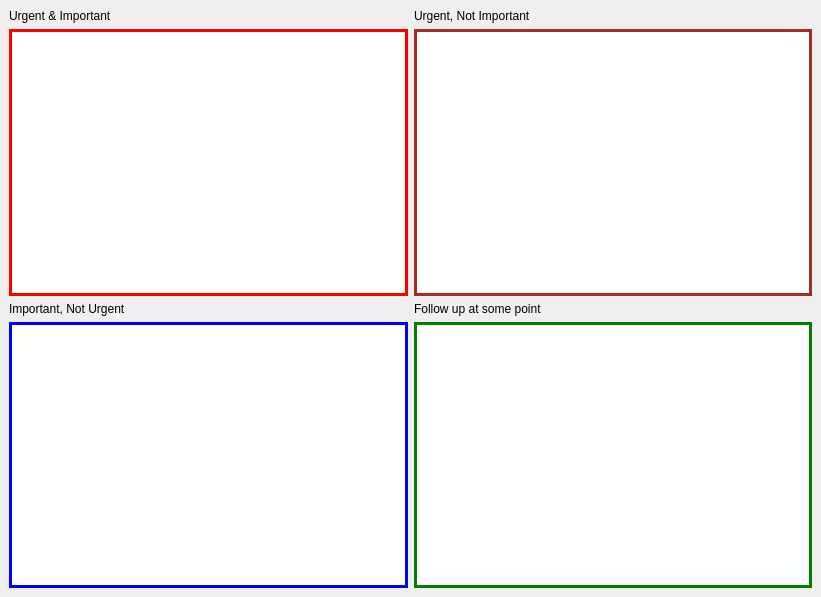
<?xml version="1.0" encoding="UTF-8"?>
<ui version="4.0">
 <class>MainWindow</class>
 <widget class="QMainWindow" name="MainWindow">
  <property name="geometry">
   <rect>
    <x>0</x>
    <y>0</y>
    <width>821</width>
    <height>597</height>
   </rect>
  </property>
  <property name="windowTitle">
   <string>Task Manager</string>
  </property>
  <widget class="QWidget" name="centralwidget">
   <layout class="QGridLayout" name="gridLayout">
    <item row="2" column="0">
     <widget class="QLabel" name="ll">
      <property name="text">
       <string>Important, Not Urgent</string>
      </property>
     </widget>
    </item>
    <item row="2" column="1">
     <widget class="QLabel" name="lr">
      <property name="text">
       <string>Follow up at some point</string>
      </property>
     </widget>
    </item>
    <item row="0" column="0">
     <widget class="QLabel" name="ul">
      <property name="text">
       <string>Urgent &amp; Important</string>
      </property>
     </widget>
    </item>
    <item row="0" column="1">
     <widget class="QLabel" name="ur">
      <property name="text">
       <string>Urgent, Not Important</string>
      </property>
     </widget>
    </item>
    <item row="1" column="0">
     <widget class="ListView" name="urgentImportant">
      <property name="acceptDrops">
       <bool>true</bool>
      </property>
      <property name="styleSheet">
       <string notr="true">QTreeView{ border: 3px solid red; }</string>
      </property>
      <property name="dragDropMode">
       <enum>QAbstractItemView::DragDrop</enum>
      </property>
      <property name="defaultDropAction">
       <enum>Qt::MoveAction</enum>
      </property>
      <property name="headerHidden">
       <bool>true</bool>
      </property>
     </widget>
    </item>
    <item row="1" column="1">
     <widget class="ListView" name="urgentNotImportant">
      <property name="acceptDrops">
       <bool>true</bool>
      </property>
      <property name="styleSheet">
       <string notr="true">QTreeView{ border: 3px solid brown; }</string>
      </property>
      <property name="dragDropMode">
       <enum>QAbstractItemView::DragDrop</enum>
      </property>
      <property name="defaultDropAction">
       <enum>Qt::MoveAction</enum>
      </property>
      <property name="headerHidden">
       <bool>true</bool>
      </property>
     </widget>
    </item>
    <item row="3" column="0">
     <widget class="ListView" name="notUrgentImportant">
      <property name="acceptDrops">
       <bool>true</bool>
      </property>
      <property name="styleSheet">
       <string notr="true">QTreeView{ border: 3px solid blue; }</string>
      </property>
      <property name="dragDropMode">
       <enum>QAbstractItemView::DragDrop</enum>
      </property>
      <property name="defaultDropAction">
       <enum>Qt::MoveAction</enum>
      </property>
      <attribute name="headerVisible">
       <bool>false</bool>
      </attribute>
     </widget>
    </item>
    <item row="3" column="1">
     <widget class="ListView" name="notUrgentNotImportant">
      <property name="acceptDrops">
       <bool>true</bool>
      </property>
      <property name="styleSheet">
       <string notr="true">QTreeView{ border: 3px solid green; }</string>
      </property>
      <property name="dragDropMode">
       <enum>QAbstractItemView::DragDrop</enum>
      </property>
      <property name="defaultDropAction">
       <enum>Qt::MoveAction</enum>
      </property>
      <property name="indentation">
       <number>20</number>
      </property>
      <property name="animated">
       <bool>false</bool>
      </property>
      <attribute name="headerVisible">
       <bool>false</bool>
      </attribute>
     </widget>
    </item>
   </layout>
  </widget>
 </widget>
 <customwidgets>
  <customwidget>
   <class>ListView</class>
   <extends>QTreeView</extends>
   <header>listview.h</header>
  </customwidget>
 </customwidgets>
 <resources/>
 <connections/>
</ui>
